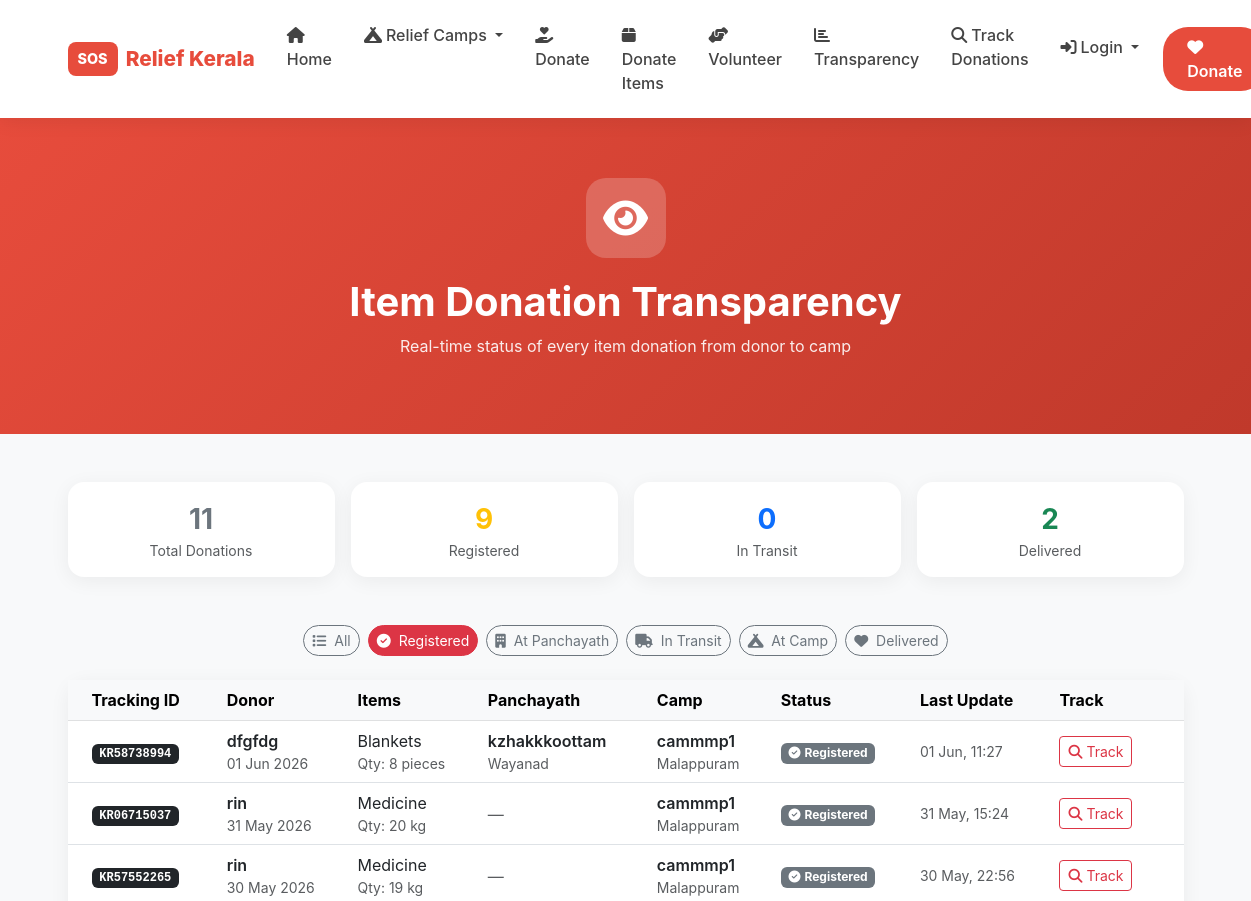
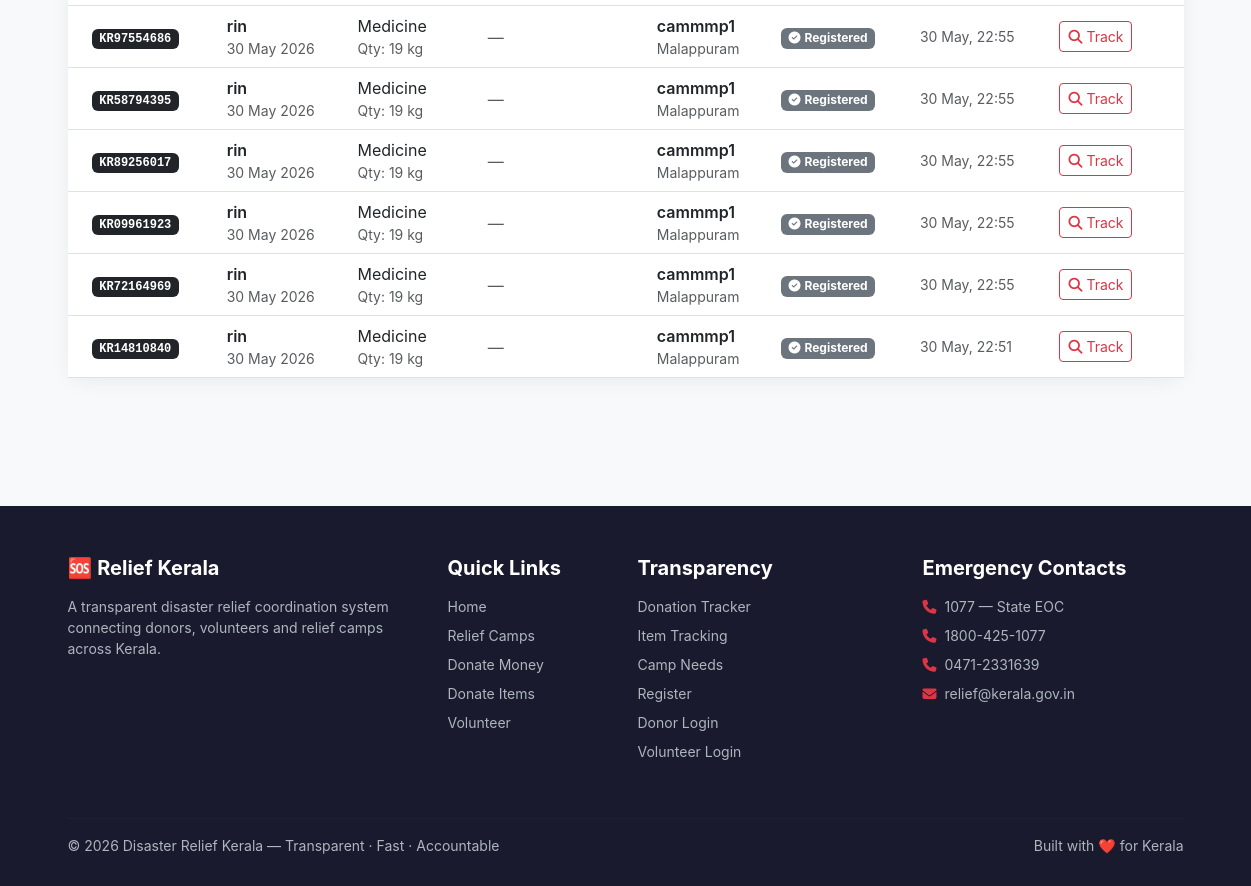
The page /donate/item-transparency/?status=registered on the database as committed earlier (2 pictures, top to bottom).
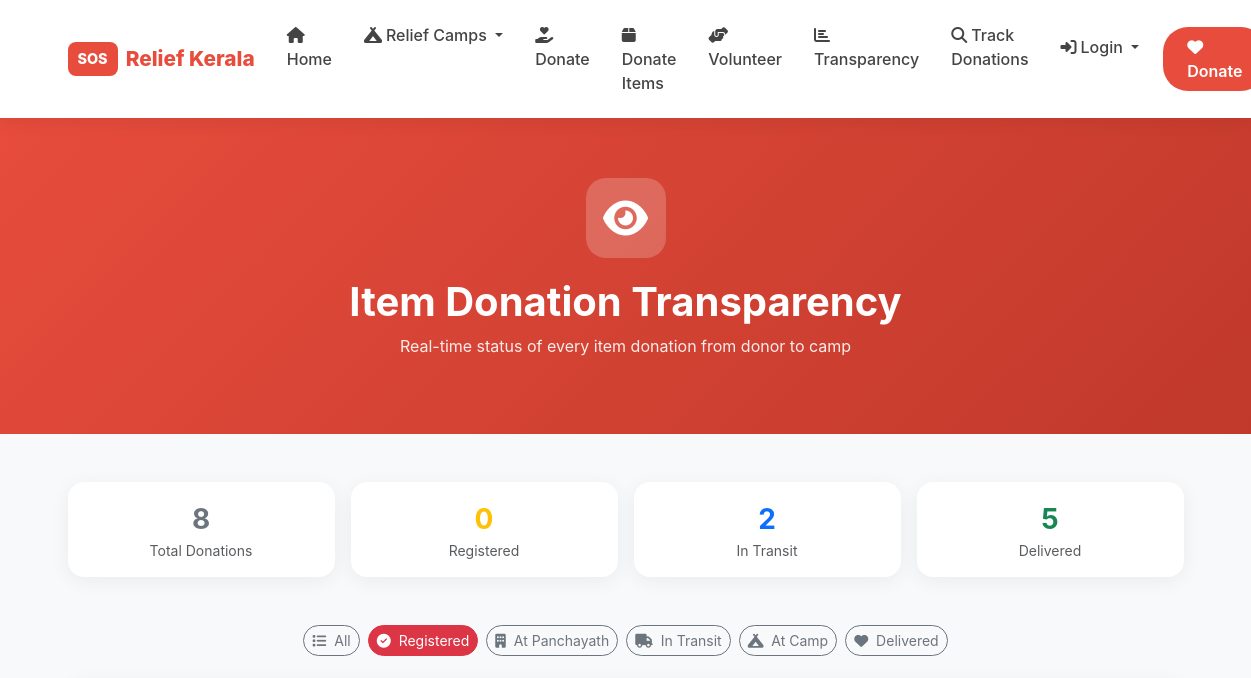
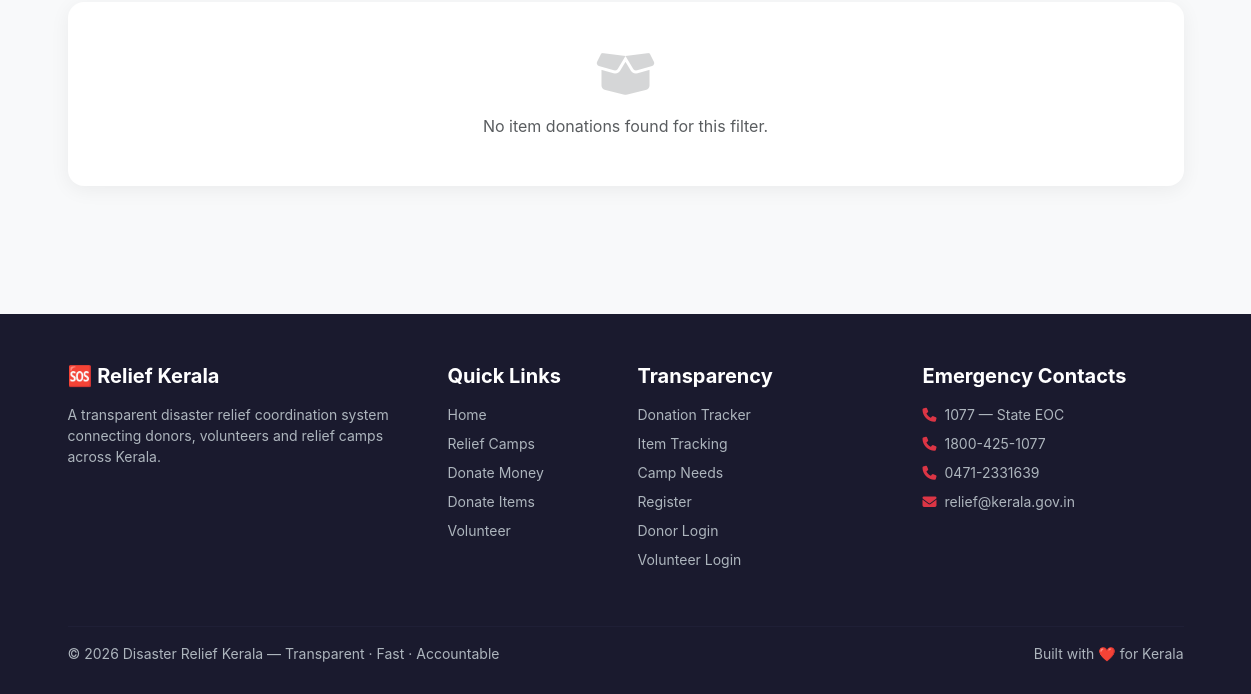
The same page on the database as committed later (2 pictures, top to bottom).
### donations/models.py (models this page shows, shortened)
class ItemDonation(models.Model):
    donor = models.ForeignKey(
        settings.AUTH_USER_MODEL,
        on_delete=models.SET_NULL,
        null=True, blank=True
    )
    donor_name    = models.CharField(max_length=100)
    donor_phone   = models.CharField(max_length=15)
    item_name     = models.CharField(max_length=200)
    quantity      = models.PositiveIntegerField(default=1)
    unit          = models.CharField(max_length=50, blank=True)
    camp          = models.ForeignKey(Camp, on_delete=models.SET_NULL, null=True, blank=True)
    created_at    = models.DateTimeField(auto_now_add=True)
    delivery_status    = models.CharField(max_length=20, choices=DELIVERY_STATUS_CHOICES, default='registered')
    panchayath_name    = models.CharField(max_length=150, blank=True)
    panchayath_address = models.TextField(blank=True)
    dispatched_by      = models.CharField(max_length=150, blank=True)
    dispatched_at      = models.DateTimeField(null=True, blank=True)
    received_by        = models.CharField(max_length=150, blank=True)
    received_at        = models.DateTimeField(null=True, blank=True)
    delivery_notes     = models.TextField(blank=True)
    tracking_id        = models.CharField(max_length=20, blank=True)
    panchayath = models.ForeignKey(
        'accounts.CustomUser',
        on_delete=models.SET_NULL,
        null=True, blank=True,
        limit_choices_to={'role': 'panchayath_staff'},
        related_name='assigned_donations',
    )

### accounts/models.py (models this page shows, shortened)
class CustomUser(AbstractUser):
    ROLE_CHOICES = [
        ('donor',              'Donor'),
        ('volunteer',          'Volunteer'),
        ('admin',              'Admin'),
        ('panchayath_staff',   'Panchayath Officer'),
        ('field_officer',      'Field Officer'),
        ('district_officer',   'District Officer'),
        ('camp_head',          'Camp Head'),
    ]
    role           = models.CharField(max_length=20, choices=ROLE_CHOICES, default='donor')
    phone          = models.CharField(max_length=15, blank=True)
    panchayath_name = models.CharField(max_length=200, blank=True)
    district        = models.CharField(max_length=50, choices=KERALA_DISTRICTS, blank=True)
    office_address  = models.TextField(blank=True)
    contact_person  = models.CharField(max_length=100, blank=True)
    camp = models.ForeignKey(
        'camps.Camp',
        on_delete=models.SET_NULL,
        null=True, blank=True,
        related_name='camp_heads'
    )
    employee_id = models.CharField(max_length=50, blank=True)
    id_proof    = models.FileField(upload_to='id_proofs/', blank=True, null=True)
    is_approved = models.BooleanField(default=True)
    approved_by_panchayath    = models.BooleanField(default=False)
    approved_by_field_officer = models.BooleanField(default=False)

### camps/models.py (models this page shows, shortened)
class Camp(models.Model):
    STATUS_CHOICES = [
        ('pending',  'Pending'),
        ('verified', 'Verified'),
        ('approved', 'Approved'),
    ]
    name           = models.CharField(max_length=200)
    location       = models.CharField(max_length=300)
    district       = models.CharField(max_length=100, choices=KERALA_DISTRICTS, default='Kozhikode')
    people_count   = models.PositiveIntegerField(default=0)
    contact_person = models.CharField(max_length=100)
    contact_phone  = models.CharField(max_length=10)
    status         = models.CharField(max_length=20, choices=STATUS_CHOICES, default='pending')
    created_by = models.ForeignKey(
        settings.AUTH_USER_MODEL,
        on_delete=models.SET_NULL,
        null=True, blank=True,
        related_name='created_camps'
    )
    panchayath = models.ForeignKey(
        'accounts.CustomUser',
        on_delete=models.SET_NULL,
        null=True, blank=True,
        limit_choices_to={'role': 'panchayath_staff'},
        related_name='managed_camps',
        help_text='Panchayath officer responsible for verifying needs at this camp',
    )
    is_active  = models.BooleanField(default=True)
    created_at = models.DateTimeField(auto_now_add=True)
    updated_at = models.DateTimeField(auto_now=True)

### donations/views.py (the view)
# urls.py: path('item-transparency/', views.item_transparency, name='item_transparency'),
def item_transparency(request):
    all_items = ItemDonation.objects.all().select_related('camp', 'panchayath')
    if request.user.is_authenticated and request.user.role == 'camp_head':
        all_items = all_items.filter(camp=request.user.camp)
    total_count      = all_items.count()
    registered_count = all_items.filter(delivery_status='registered').count()
    transit_count    = all_items.filter(delivery_status='in_transit').count()
    delivered_count  = all_items.filter(delivery_status='delivered').count()
    status_filter = request.GET.get('status', '')
    items = all_items.order_by('-created_at')
    if status_filter:
        items = items.filter(delivery_status=status_filter)
    STATUS_CHOICES = [
        ('',              'All'),
        ('registered',    'Registered'),
        ('at_panchayath', 'At Panchayath'),
        ('in_transit',    'In Transit'),
        ('at_camp',       'At Camp'),
        ('delivered',     'Delivered'),
    ]
    return render(request, 'donations/item_transparency.html', {
        'items':            items,
        'STATUS_CHOICES':   STATUS_CHOICES,
        'status_filter':    status_filter,
        'total_count':      total_count,
        'registered_count': registered_count,
        'transit_count':    transit_count,
        'delivered_count':  delivered_count,
    })

### templates/donations/item_transparency.html (shortened to what the changed rows need)
{% extends 'base.html' %}
{% block content %}
<div style="background:linear-gradient(135deg,#e74c3c,#c0392b);padding:60px 0">
  <div class="container text-center text-white">
    <h1 class="fw-bold">Item Donation Transparency</h1>
  </div>
</div>
<div class="container py-5">
  <div class="row g-3 mb-5">
    <div class="col-6 col-md-3">
      <div class="card border-0 shadow-sm text-center h-100">
        <div class="card-body py-3">
          <div class="fs-3 fw-bold text-secondary">{{ total_count }}</div>
          <div class="small text-muted">Total Donations</div>
        </div>
      </div>
    </div>
    <div class="col-6 col-md-3">
      <div class="card border-0 shadow-sm text-center h-100">
        <div class="card-body py-3">
          <div class="fs-3 fw-bold text-warning">{{ registered_count }}</div>
          <div class="small text-muted">Registered</div>
        </div>
      </div>
    </div>
    <div class="col-6 col-md-3">
      <div class="card border-0 shadow-sm text-center h-100">
        <div class="card-body py-3">
          <div class="fs-3 fw-bold text-primary">{{ transit_count }}</div>
          <div class="small text-muted">In Transit</div>
        </div>
      </div>
    </div>
    <div class="col-6 col-md-3">
      <div class="card border-0 shadow-sm text-center h-100">
        <div class="card-body py-3">
          <div class="fs-3 fw-bold text-success">{{ delivered_count }}</div>
          <div class="small text-muted">Delivered</div>
        </div>
      </div>
    </div>
  </div>
  <div class="d-flex flex-wrap gap-2 justify-content-center mb-4">
    {% for value, label in STATUS_CHOICES %}
    <a href="?status={{ value }}"
       class="btn btn-sm {% if status_filter == value %}btn-danger{% else %}btn-outline-secondary{% endif %}"
       style="border-radius:20px">
      {% if value == '' %}<i class="fas fa-list me-1"></i>
      {% elif value == 'registered' %}<i class="fas fa-check-circle me-1"></i>
      {% elif value == 'at_panchayath' %}<i class="fas fa-building me-1"></i>
      {% elif value == 'in_transit' %}<i class="fas fa-truck me-1"></i>
      {% elif value == 'at_camp' %}<i class="fas fa-campground me-1"></i>
      {% elif value == 'delivered' %}<i class="fas fa-heart me-1"></i>
      {% endif %}
      {{ label }}
    </a>
    {% endfor %}
  </div>
  <div class="card border-0 shadow-sm">
    <div class="card-body p-0">
      {% if items %}
      <div class="table-responsive">
        <table class="table table-hover align-middle mb-0">
          <thead class="table-light">
            <tr>
              <th class="ps-4">Tracking ID</th>
              <th>Donor</th>
              <th>Items</th>
              <th>Panchayath</th>
              <th>Camp</th>
              <th>Status</th>
              <th>Last Update</th>
              <th class="pe-4">Track</th>
            </tr>
          </thead>
          <tbody>
            {% for item in items %}
            <tr>
              <td class="ps-4">
                <span class="badge bg-dark font-monospace">{{ item.tracking_id }}</span>
              </td>
              <td>
                <div class="fw-semibold">{{ item.donor_name }}</div>
                <div class="text-muted small">{{ item.created_at|date:"d M Y" }}</div>
              </td>
              <td>
                <div>{{ item.item_name|truncatechars:35 }}</div>
                <div class="text-muted small">Qty: {{ item.quantity }} {{ item.unit }}</div>
              </td>
              <td>
                {% if item.panchayath %}
                  <div class="fw-semibold">{{ item.panchayath.panchayath_name }}</div>
                  <div class="text-muted small">{{ item.panchayath.district }}</div>
                {% else %}
                  <span class="text-muted">—</span>
                {% endif %}
              </td>
              <td>
                <div class="fw-semibold">{{ item.camp.name }}</div>
                <div class="text-muted small">{{ item.camp.district }}</div>
              </td>
              <td>
                {% if item.delivery_status == 'registered' %}
                  <span class="badge bg-secondary">
                    <i class="fas fa-check-circle me-1"></i>Registered
                  </span>
                {% elif item.delivery_status == 'at_panchayath' %}
                  <span class="badge bg-warning text-dark">
                    <i class="fas fa-building me-1"></i>At Panchayath
                  </span>
                {% elif item.delivery_status == 'in_transit' %}
                  <span class="badge bg-primary">
                    <i class="fas fa-truck me-1"></i>In Transit
                  </span>
                {% elif item.delivery_status == 'at_camp' %}
                  <span class="badge bg-info">
                    <i class="fas fa-campground me-1"></i>At Camp
                  </span>
                {% elif item.delivery_status == 'delivered' %}
                  <span class="badge bg-success">
                    <i class="fas fa-heart me-1"></i>Delivered
                  </span>
                {% endif %}
              </td>
              <td class="small text-muted">
                {% if item.delivery_status == 'delivered' and item.received_at %}
                  {{ item.received_at|date:"d M, H:i" }}
                {% elif item.delivery_status == 'in_transit' and item.dispatched_at %}
                  {{ item.dispatched_at|date:"d M, H:i" }}
                {% else %}
                  {{ item.created_at|date:"d M, H:i" }}
                {% endif %}
              </td>
              <td class="pe-4">
                <a href="{% url 'track_donation' item.tracking_id %}"
                   class="btn btn-sm btn-outline-danger">
                  <i class="fas fa-search me-1"></i>Track
                </a>
              </td>
            </tr>
            {% endfor %}
          </tbody>
        </table>
      </div>
      {% else %}
      <div class="text-center py-5 text-muted">
        <i class="fas fa-box-open fa-3x mb-3 d-block opacity-25"></i>
        <p class="mb-0">No item donations found for this filter.</p>
      </div>
      {% endif %}
    </div>
  </div>
</div>
{% endblock %}

Rows that differ between the two databases and show on the page:
no longer on this page (row edited): ItemDonation: tracking_id "KR58738994", donor_name "dfgfdg", created_at "01 Jun 2026", item_name "Blankets", quantity "8", unit "pieces", panchayath.panchayath_name "kzhakkkoottam", panchayath.district "Wayanad", camp.name "cammmp1", camp.district "Malappuram", delivery_status "registered" (drawn), created_at "01 Jun, 11:27"
no longer on this page (row edited): ItemDonation: tracking_id "KR06715037", donor_name "rin", created_at "31 May 2026", item_name "Medicine", quantity "20", unit "kg", camp.name "cammmp1", camp.district "Malappuram", delivery_status "registered" (drawn), created_at "31 May, 15:24"
no longer on this page (row edited): ItemDonation: tracking_id "KR57552265", donor_name "rin", created_at "30 May 2026", item_name "Medicine", quantity "19", unit "kg", camp.name "cammmp1", camp.district "Malappuram", delivery_status "registered" (drawn), created_at "30 May, 22:56"
no longer on this page (row edited): ItemDonation: tracking_id "KR97554686", donor_name "rin", created_at "30 May 2026", item_name "Medicine", quantity "19", unit "kg", camp.name "cammmp1", camp.district "Malappuram", delivery_status "registered" (drawn), created_at "30 May, 22:55"
no longer on this page (row edited): ItemDonation: tracking_id "KR58794395", donor_name "rin", created_at "30 May 2026", item_name "Medicine", quantity "19", unit "kg", camp.name "cammmp1", camp.district "Malappuram", delivery_status "registered" (drawn), created_at "30 May, 22:55"
removed ItemDonation: tracking_id "KR89256017", donor_name "rin", created_at "30 May 2026", item_name "Medicine", quantity "19", unit "kg", camp.name "cammmp1", camp.district "Malappuram", delivery_status "registered" (drawn), created_at "30 May, 22:55"
removed ItemDonation: tracking_id "KR09961923", donor_name "rin", created_at "30 May 2026", item_name "Medicine", quantity "19", unit "kg", camp.name "cammmp1", camp.district "Malappuram", delivery_status "registered" (drawn), created_at "30 May, 22:55"
removed ItemDonation: tracking_id "KR72164969", donor_name "rin", created_at "30 May 2026", item_name "Medicine", quantity "19", unit "kg", camp.name "cammmp1", camp.district "Malappuram", delivery_status "registered" (drawn), created_at "30 May, 22:55"
removed ItemDonation: tracking_id "KR14810840", donor_name "rin", created_at "30 May 2026", item_name "Medicine", quantity "19", unit "kg", camp.name "cammmp1", camp.district "Malappuram", delivery_status "registered" (drawn), created_at "30 May, 22:51"
Other text that changed with them:
{{ total_count }}: "11" → "8"
{{ registered_count }}: "9" → "0"
{{ transit_count }}: "0" → "2"
{{ delivered_count }}: "2" → "5"
text no longer shown: "Tracking ID Donor Items Panchayath Camp Status Last Update Track"
text now shown: "No item donations found for this filter."
